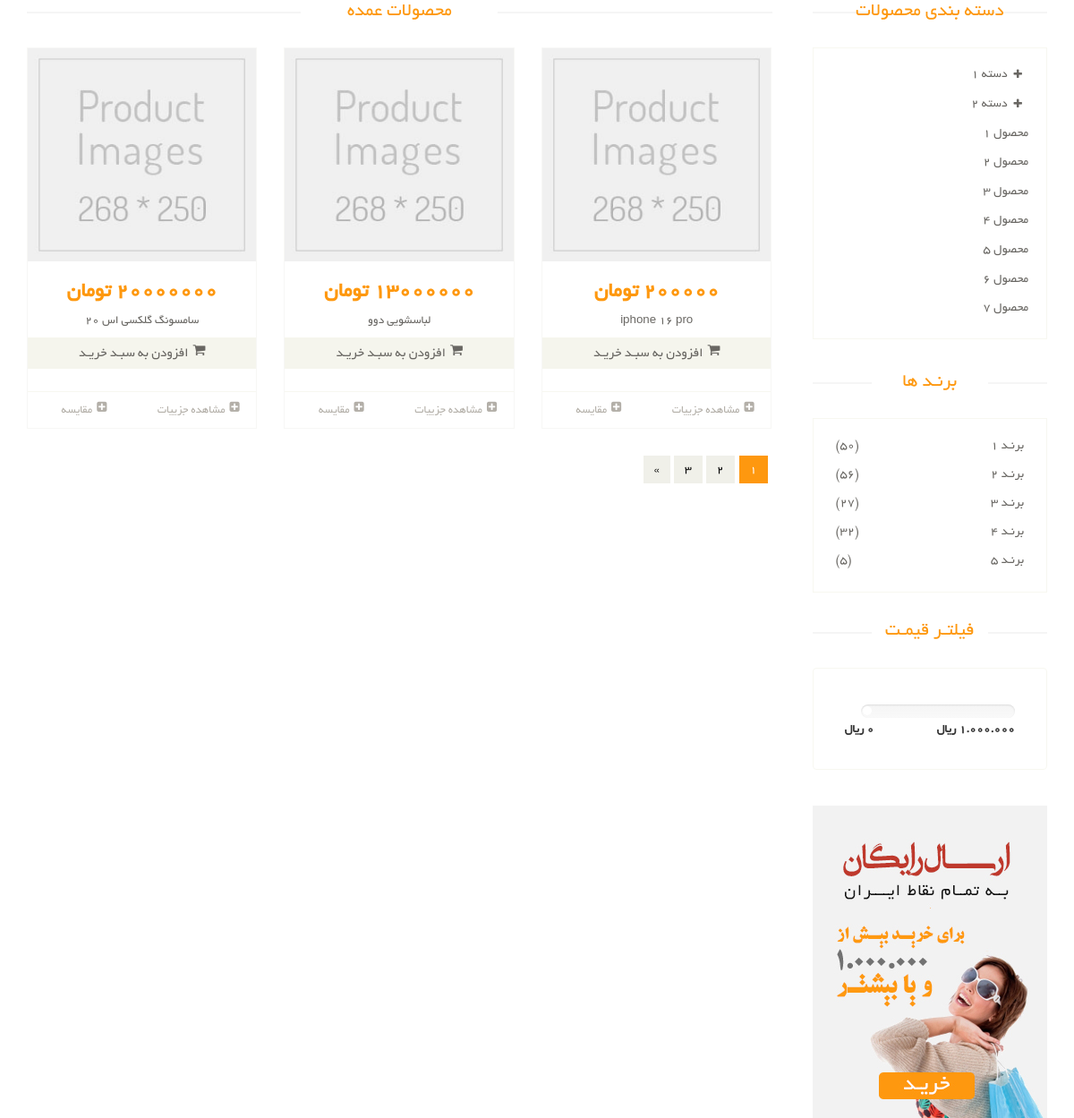
Screenshot of /products/ with the database file from the repository.
### product_module/models.py (models this page shows, shortened)
class Product(models.Model):
    title = models.CharField(max_length=300, verbose_name='نام محصول')
    category = models.ManyToManyField(
        ProductCategory,
        related_name='product_categories',
        verbose_name='دسته بندی ها')
    brand = models.ForeignKey(ProductBrand, on_delete=models.CASCADE, verbose_name='برند', null=True, blank=True)
    price = models.IntegerField(verbose_name='قیمت')
    short_description = models.CharField(max_length=360, db_index=True, null=True, verbose_name='توضیحات کوتاه')
    description = models.TextField(verbose_name='توضیحات اصلی', db_index=True)
    slug = models.SlugField(default="", null=False, db_index=True, blank=True, max_length=200, unique=True,
                            verbose_name='عنوان در url')
    is_active = models.BooleanField(default=False, verbose_name='فعال / غیرفعال')
    is_delete = models.BooleanField(verbose_name='حذف شده / نشده')
    class Meta:
        verbose_name = 'محصول'
        verbose_name_plural = 'محصولات'

### product_module/views.py (the view)
# urls.py: path('', views.ProductListView.as_view(), name='product-list'),
class ProductListView(ListView):
    template_name = 'product_module/product_list.html'
    model = Product
    context_object_name = "products"
    def get_queryset(self):
        base_query = super(ProductListView, self).get_queryset()
        data = base_query.filter(is_active = True)
        return data

### product_module/templates/product_module/product_list.html (shortened to what this page needs)
{% extends 'shared/_layout.html' %}
{% block content %}
    <section>
        <div class="container">
            <div class="row">
                <div class="col-sm-9 padding-right">
                    <div class="features_items">
                        <h2 class="title text-center">محصولات عمده</h2>
                        {% for product in products %}
                            {% include 'includes/product_item_partial.html' with product=product %}
                        {% endfor %}
                        <ul class="pagination">
                            <li class="active"><a href="">1</a></li>
                            <li><a href="">2</a></li>
                            <li><a href="">3</a></li>
                            <li><a href="">»</a></li>
                        </ul>
                    </div>
                </div>
                <div class="col-sm-3">
                    <div class="left-sidebar">
                        <h2>دسته بندی محصولات</h2>
                        <div class="panel-group category-products" id="accordian">
                            <div class="panel panel-default">
                                <div class="panel-heading">
                                    <h4 class="panel-title">
                                        <a data-toggle="collapse" data-parent="#accordian" href="#sportswear">
                                            <span class="badge pull-right"><i class="fa fa-plus"></i></span>
                                            دسته 1
                                        </a>
                                    </h4>
                                </div>
                            </div>
                            <div class="panel panel-default">
                                <div class="panel-heading">
                                    <h4 class="panel-title">
                                        <a data-toggle="collapse" data-parent="#accordian" href="#mens">
                                            <span class="badge pull-right"><i class="fa fa-plus"></i></span>
                                            دسته 2
                                        </a>
                                    </h4>
                                </div>
                            </div>
                            <div class="panel panel-default">
                                <div class="panel-heading">
                                    <h4 class="panel-title"><a href="#">محصول 1</a></h4>
                                </div>
                            </div>
                            <div class="panel panel-default">
                                <div class="panel-heading">
                                    <h4 class="panel-title"><a href="#">محصول 2</a></h4>
                                </div>
                            </div>
                            <div class="panel panel-default">
                                <div class="panel-heading">
                                    <h4 class="panel-title"><a href="#">محصول 3</a></h4>
                                </div>
                            </div>
                            <div class="panel panel-default">
                                <div class="panel-heading">
                                    <h4 class="panel-title"><a href="#">محصول 4</a></h4>
                                </div>
                            </div>
                            <div class="panel panel-default">
                                <div class="panel-heading">
                                    <h4 class="panel-title"><a href="#">محصول 5</a></h4>
                                </div>
                            </div>
                            <div class="panel panel-default">
                                <div class="panel-heading">
                                    <h4 class="panel-title"><a href="#">محصول 6</a></h4>
                                </div>
                            </div>
                            <div class="panel panel-default">
                                <div class="panel-heading">
                                    <h4 class="panel-title"><a href="#">محصول 7</a></h4>
                                </div>
                            </div>
                        </div>
                        <div class="brands_products">
                            <h2>برنـد ها</h2>
                            <div class="brands-name">
                                <ul class="nav nav-pills nav-stacked">
                                    <li><a href=""> <span class="pull-left">(50)</span>برنـد 1</a></li>
                                    <li><a href=""> <span class="pull-left">(56)</span>برنـد 2</a></li>
                                    <li><a href=""> <span class="pull-left">(27)</span>برنـد 3</a></li>
                                    <li><a href=""> <span class="pull-left">(32)</span>برنـد 4</a></li>
                                    <li><a href=""> <span class="pull-left">(5)</span>برنـد 5</a></li>
                                </ul>
                            </div>
                        </div>
                        <div class="price-range">
                            <h2>فیلتـر قیمـت</h2>
                            <div class="well">
                                <div class="slider slider-horizontal" style="width: 170px;">
                                           id="sl2" style=""></div>
                                <br>
                                <b>1.000.000 ريال</b> <b class="pull-left">0 ريال</b>
                            </div>
                        </div>
                        <div class="shipping text-center">
                            <img src="/static/images/home/shipping.jpg" alt="">
                        </div>
                    </div>
                </div>
            </div>
        </div>
    </section>
{% endblock %}

### product_module/templates/includes/product_item_partial.html (shortened to what this page needs)
<div class="col-sm-4">
    <div class="product-image-wrapper">
        <div class="single-products">
            <div class="productinfo text-center">
                <img src="/static/images/shop/product.jpg" alt="">
                <h2>{{ product.price }} تومان</h2>
                <p>{{ product.title }}</p>
                <a href="#" class="btn btn-default add-to-cart"><i
                        class="fa fa-shopping-cart"></i>افزودن به سبـد خریـد</a>
            </div>
            <div class="product-overlay">
                <div class="overlay-content">
                </div>
            </div>
        </div>
        <div class="choose">
            <ul class="nav nav-pills nav-justified">
                <li><a href="{% url 'product-detail' slug=product.slug %}"><i class="fa fa-plus-square"></i>مشاهده
                    جزییات</a></li>
                <li><a href=""><i class="fa fa-plus-square"></i>مقایسه</a></li>
            </ul>
        </div>
    </div>
</div>

### static/css/price-range.css (style rules this page uses)
.slider { display: inline-block; vertical-align: middle; position: relative; }
.slider.slider-horizontal { width: 210px; height: 20px; }

### rows the page displays
Product: price "20000000", title "سامسونگ گلکسی اس 20"
Product: price "13000000", title "لباسشویی دوو"
Product: price "200000", title "iphone 16 pro"
